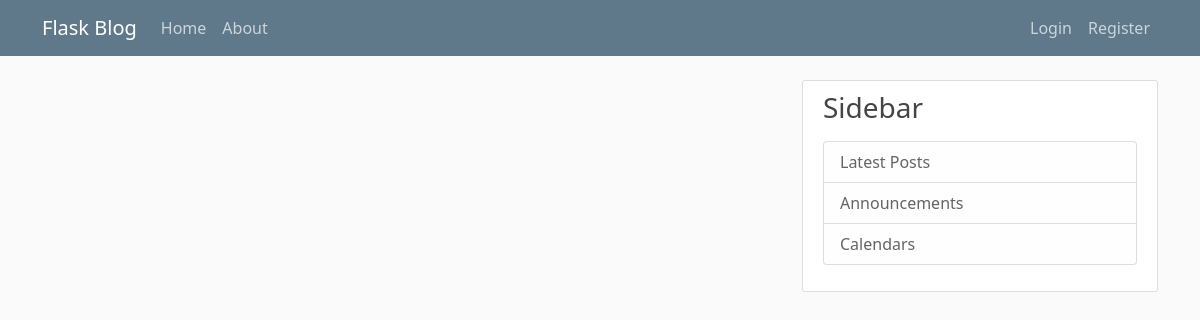
The app's page /home, older data.
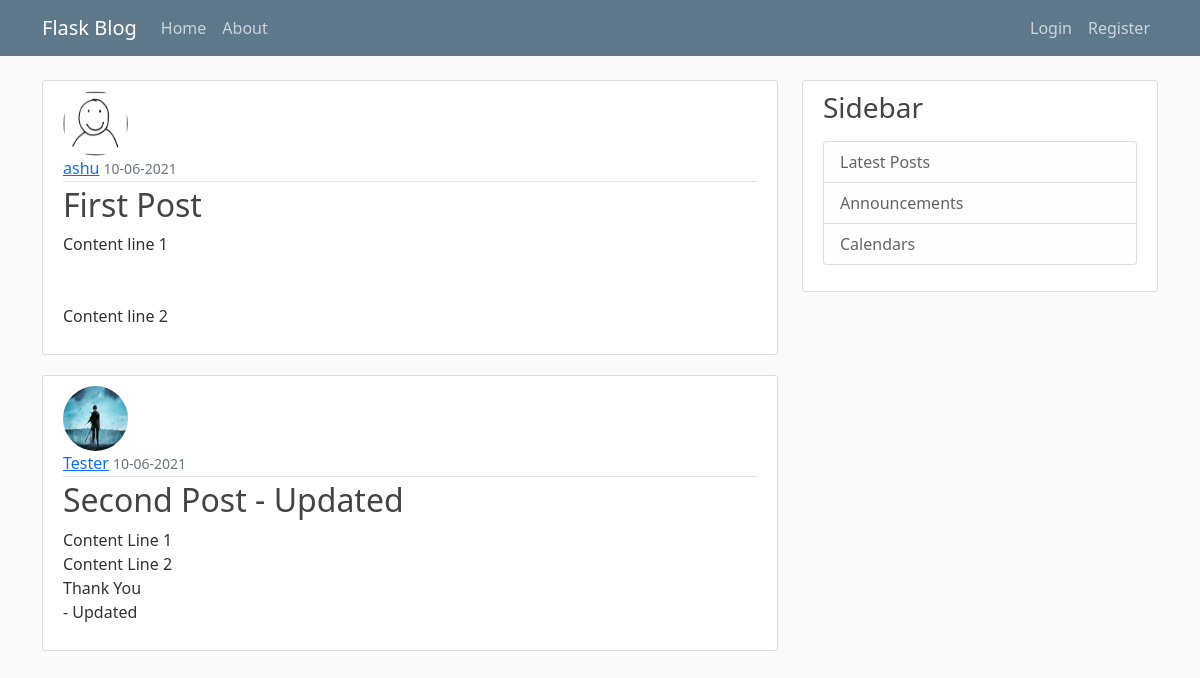
The same page, newer data.
### flask_blog/models.py (models this page shows, shortened)
class Post(db.Model):
    id=db.Column(db.Integer, primary_key=True)
    title = db.Column(db.String(150), nullable=False)
    date_posted = db.Column(db.DateTime, nullable=False, default=datetime.utcnow)
    content = db.Column(db.Text, nullable=False)
    user_id = db.Column(db.Integer, db.ForeignKey('user.id'), nullable=False)

class User(db.Model, UserMixin):
    id=db.Column(db.Integer, primary_key=True)
    username = db.Column(db.String(20), unique=True, nullable=False)
    email = db.Column(db.String(120), unique=True, nullable=False)
    image_file = db.Column(db.String(20), nullable=False, default='default.jpg')
    password = db.Column(db.String(60), nullable=False)
    posts = db.relationship('Post', backref='author', lazy=True)

### flask_blog/routes.py (the view)
@app.route("/")
@app.route("/home")
def home():
    posts = Post.query.all()
    return render_template('home.html', posts=posts)

### flask_blog/templates/home.html
{% extends "layout.html" %}
{% block content %}
    {% for post in posts %}
        <article class="media content-section">
            <img class="rounded-circle article-img" src="{{ url_for('static', filename='profile_pics/'+post.author.image_file) }}">
            <div class="media-body">
            <div class="article-metadata">
                <a class="mr-2" href="#">{{ post.author.username }}</a>
                <small class="text-muted">{{ post.date_posted.strftime('%d-%m-%Y') }}</small>
            </div>
            <h2><a class="article-title" href="{{ url_for('post', post_id=post.id) }}">{{ post.title }}</a></h2>
            <p class="article-content">{{ post.content }}</p>
            </div>
        </article>
        {% endfor %}
{% endblock content %}

### flask_blog/templates/layout.html (shortened to what this page needs)
<!DOCTYPE html>
<html>
<head>
    <link href="https://cdn.jsdelivr.net/npm/bootstrap@5.0.1/dist/css/bootstrap.min.css" rel="stylesheet">
    <link rel="stylesheet" type="text/css" href="{{ url_for('static', filename='main.css') }}">
</head>
<body>
    <header class="site-header">
        <nav class="navbar navbar-expand-md navbar-dark bg-steel fixed-top">
          <div class="container">
            <a class="navbar-brand mr-4" href="/">Flask Blog</a>
            <div class="collapse navbar-collapse" id="navbarToggle">
              <div class="navbar-nav ">
                <a class="nav-item nav-link" href="{{ url_for('home') }}">Home</a>
                <a class="nav-item nav-link" href="{{ url_for('about') }}">About</a>
              </div>
              <div class="navbar-nav ms-auto">
                {% if current_user.is_authenticated %}
                <a class="nav-item nav-link" href="{{ url_for('new_post') }}">New Post</a>
                <a class="nav-item nav-link" href="{{ url_for('account') }}">Account</a>
                <a class="nav-item nav-link" href="{{ url_for('logout') }}">Logout</a>
                {% else %}
                  <a class="nav-item nav-link" href="{{ url_for('login') }}">Login</a>
                  <a class="nav-item nav-link" href="{{ url_for('register') }}">Register</a>
                {% endif %}
              </div>
            </div>
          </div>
        </nav>
    </header>
    <main role="main" class="container">
        <div class="row">
          <div class="col-md-8">
            {% block content %}{% endblock %}
          </div>
          <div class="col-md-4">
            <div class="content-section">
              <h3>Sidebar</h3>
              <p class='text-muted'>
                <ul class="list-group">
                  <li class="list-group-item list-group-item-light">Latest Posts</li>
                  <li class="list-group-item list-group-item-light">Announcements</li>
                  <li class="list-group-item list-group-item-light">Calendars</li>
                </ul>
              </p>
            </div>
          </div>
        </div>
    </main>
</body>
</html>

### flask_blog/static/main.css (style rules this page uses)
body { background: #fafafa; color: #333333; margin-top: 5rem; }
h1, h2, h3, h4, h5, h6 { color: #444444; }
.bg-steel { background-color: #5f788a; }
.site-header .navbar-nav .nav-link { color: #cbd5db; }
.content-section { background: #ffffff; padding: 10px 20px; border: 1px solid #dddddd; border-radius: 3px; margin-bottom: 20px; }
.article-title { color: #444444; text-decoration: none; }
.article-content { white-space: pre-line; }
.article-img { height: 65px; width: 65px; margin-right: 16px; }
.article-metadata { padding-bottom: 1px; margin-bottom: 4px; border-bottom: 1px solid #e3e3e3 }

Row changes from the older to the newer data that the page shows:
added Post: image_file (placeholder picture), author.username "ashu", date_posted "10-06-2021", title "First Post", content "Content line 1 Content line 2"
added Post: image_file (picture), author.username "Tester", date_posted "10-06-2021", title "Second Post - Updated", content "Content Line 1 Content Line 2 Thank You - Updated"
